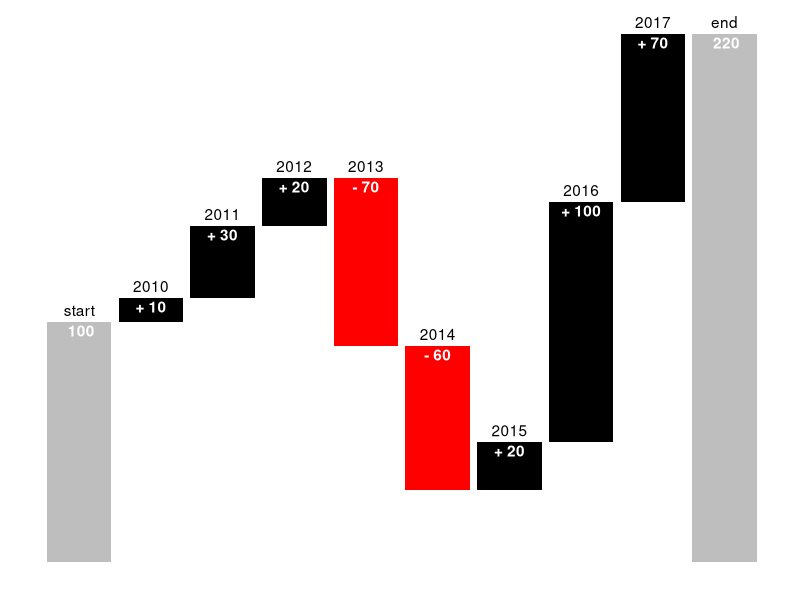

Recreate this plot in R. (Note: this script raises an error after producing the figure.)
library(dplyr)
library(ggplot2)
library(tidyverse)
library(reshape)

raw.data <-
  data.frame(
    year = 2009:2017,
    value=c(100,110,140,160,90,30,50,150,220)
  )

data <-
raw.data %>%
  mutate(
    pre_value = replace_na(lag(value),0),
    view = value - pre_value,
    void = ifelse(view < 0, value, value - view),
    sign = ifelse(view <0, '-','+'),
    view = abs(view)
  )

melt.data <-data %>%
  select(year, view, void) %>%
  melt(id.vars='year') %>%
  setNames(c('year','visible','value'))



chart.data <-
  melt.data %>%
  inner_join(data %>% select(year, sign, text.position=value), by='year') %>%
  mutate(sign=ifelse(year==2009,'',sign)) %>%
  rbind(list(2018,'view', 220, '', 220)) %>%
  rbind(list(2018,'void', 0, '', 220))

chart.data %>%
  ggplot(aes(x=year, y=value, alpha= visible))+
  geom_bar(stat = 'identity', aes(fill=sign))+
  scale_alpha_manual(values = c(1,0))+
  scale_fill_manual(values = c('gray','red','black'))+
  geom_text(
    aes(
      y=ifelse(sign =='-', value+text.position, text.position),
      label=paste(sign, value)
    ),
    colour='white', fontface='bold', vjust=1.2
  )+
  geom_text(
    aes(
      y=ifelse(sign=='-', value+text.position, text.position),
      label = case_when(year==2009 ~ 'start', year==2018 ~ 'end', TRUE ~ as.character(year))
    ),
    colour='black', vjust=-0.5
  )+
  theme(
    panel.background = element_blank(),
    axis.text = element_blank(),
    axis.ticks = element_blank(),
    axis.title = element_blank(),
    legend.position = 'none'
  )
  


#정답지
data <-
  raw.data %>%
  mutate(
    view = c(100, diff(value)), # 보이는 부분 값
    void = ifelse(view < 0, value, value - view), # 투명한 부분 값
    sign = ifelse(view < 0, '-', '+'), # 바 차트 색깔과 텍스트를 위한 컬럼
    view = abs(view)) # y축상 텍스트 위치를 위한 수정

melt.data <- # ggplot은 long 데이터만 받으므로 변형 (not wide data)
  data %>%
  select(year, view, void) %>%
  melt(id.vars='year') %>%
  setnames(c('year','visible','value'))

chart.data <- # sign 및 기타 정보를 위한 join 과 마지막 bar를 위한 rbind
  melt.data %>%
  inner_join(data %>% select(year, sign, text.position=value), by='year') %>%
  mutate(sign=ifelse(year==2009,'',sign)) %>%
  rbind(list(2018, 'view', 220, '', 220)) %>%
  rbind(list(2018, 'void', 0, '', 220))

# 차트 그리기
chart.data %>%
  ggplot(aes(x=year, y=value, alpha=visible)) +
  geom_bar(stat='identity', aes(fill=sign)) +
  scale_alpha_manual(values=c(1,0)) +
  scale_fill_manual(values=c('gray','red','black')) +
  geom_text(
    aes(
      y=ifelse(sign == '-', value+text.position, text.position), 
      label=paste(sign,value)), 
    colour='white', fontface='bold', vjust=1.2) +
  geom_text(
    aes(
      y=ifelse(sign == '-', value+text.position, text.position), 
      label=case_when(year==2009 ~ 'start', year==2018 ~ 'end', TRUE ~ as.character(year))), 
    colour='black', vjust=-0.5) +
  theme(
    panel.background = element_blank(), 
    axis.text = element_blank(),
    axis.ticks = element_blank(),
    axis.title = element_blank(),
    legend.position='none')
